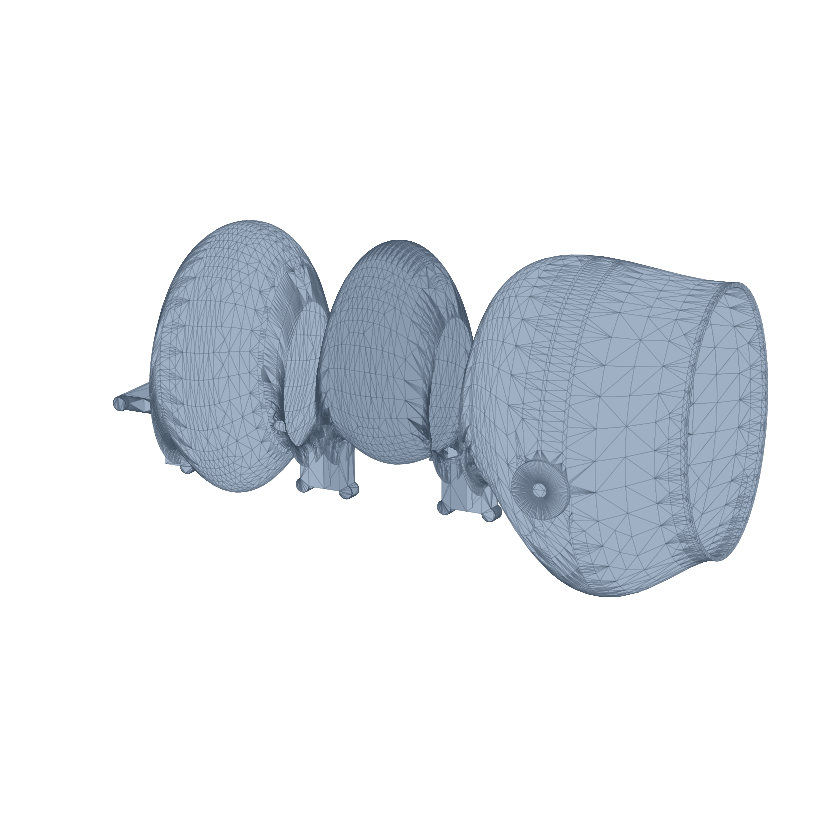

The script that saved this image:
# SPDX-License-Identifier: Apache-2.0
# Copyright 2026 Younghyeon Park
"""The whole trunk, motors distributed along it, in a cat's form (build123d).

⚠️ **This replaces the two-girdle architecture, and it had to.** `tomcat_girdle.py`
designed one girdle properly and the numbers said the concept does not close:

| | |
|---|---|
| girdle barrel, 6 motors clustered | 22.6 % packing |
| 18 motors + spools, solid | 636 cm³ |
| a cat-form trunk envelope | ~2100 cm³ |
| **those motors at 22.6 % packing** | **2813 cm³ — 134 % of the animal** |

Clustering into two lumps is what fails. A cat does not carry its muscle in two
boxes and neither can this: the motors go **along** the trunk, one row per rigid
body, and the packing doubles.

✅ **The row is a DIAMOND of four** -- one up, one down, one each side. That
shape suits a tall oval the way a square does not:

| section | envelope | packing in a 44.1 mm row |
|---|---|---|
| 4, diamond | **81.0 x 113.4 mm** | **44.5 %** |
| 3, symmetric triangle | 86.0 x 120.4 | 29.6 % |
| 2, over-under | 64.8 x 90.7 | 34.7 % |

Four is both *smaller* and *tighter* than three, which is not obvious and is why
the layout is solved rather than chosen.

⚠️ **A motor may not straddle a spine joint.** The trunk is four rigid bodies --
[rear girdle], [spine1], [spine2], [spine3 + front girdle] -- so the rows are
assigned per body, and `report()` checks that every motor lies inside one.

⚠️ Laying the motors fore-aft puts every spool on a bulkhead face, so a cable
reaching a lateral hip has to turn. ADR-0042/0083's wrap angles were computed for
upright motors and do not carry over.  `[owed]`
"""

from __future__ import annotations

import math
import os
import sys

import numpy as np
from build123d import Box, Compound, Cylinder, Ellipse, Plane, Pos, Rot, loft

HERE = os.path.dirname(os.path.abspath(__file__))
if HERE not in sys.path:
    sys.path.insert(0, HERE)
sys.path.insert(0, os.path.join(os.path.dirname(HERE), "..", "kinematics", "src"))

import tomcat_packaging as TP                                    # noqa: E402
import tomcat_leg_detail as LD                                   # noqa: E402
from tomcat_kin.params import DEFAULT_SPINE as SP                # noqa: E402

MM = 1000.0
R = TP.MOTOR_D / 2.0
CLR = 3.0
WALL = 1.2
BULKHEAD_T = 1.6
ASPECT = 1.40
TRACK = LD.TRACK_Y
HIP_BORE, HIP_OD, HIP_W = LD.BEARING["hip"]
BOSS_WALL = LD.BOSS_WALL
TONGUE_T = 6.0
ROW_L = TP.MOTOR_L + TP.SPOOL_L                     # 44.1 mm
Z0 = SP.girdle_offset_z * MM

#: Solved symmetric layouts: (centres, outer half-width) for a row of N.
#: `[derived: scratch solver, mirror-symmetric, minimal 1.40-aspect ellipse]`
#: ⚠️ **A girdle row has to split left/right; a spine row does not.** The
#: diamond is the tightest four (80.9 x 113.3) but two of its members sit on the
#: centreline, so it cannot be dealt three-and-three to the two legs it drives.
#: Girdle rows are mirrored PAIRS instead, which costs 8 % of section:
#:
#:     4 diamond          80.9 x 113.3   cannot split
#:     4 mirrored pairs   87.6 x 122.7   splits 2 + 2
#:     2 mirrored pair    81.0 x 113.4   splits 1 + 1
#:     2 over-under       64.8 x  90.7   cannot split -- the waist keeps it
ROWS = {
    "diamond4": ([(0.0, 35.1), (-20.2, 0.0), (20.2, 0.0), (0.0, -35.1)], 40.5),
    "pairs4":   ([(-20.2, 20.2), (20.2, 20.2),
                  (-20.2, -20.2), (20.2, -20.2)], 43.8),
    "pair2":    ([(-20.2, 0.0), (20.2, 0.0)], 40.5),
    "stack2":   ([(0.0, 20.3), (0.0, -20.3)], 32.4),
}

#: One row per rigid body, chest to tail. The **waist** is the two-motor row --
#: a cat is pinched between the ribcage and the pelvis, and that is where the
#: two motors that do not make a fourth diamond belong.
#: ⚠️ Rows are placed from each body's PROXIMAL joint, not centred on a
#: landmark. The first layout centred the rear row on x=0 -- which is the joint
#: -- so half of it sat in the next body, and put two rows 27.5 mm apart in one
#: body when a row is 44.1 long, so the motors interpenetrated. `report()`
#: checks both now.
_PAD = BULKHEAD_T + 0.5

#: The three spine joints, at the proximal end of each segment.
JOINT_X = (0.0, 75.0, 140.0)

#: ⚠️ **Two barrels butt-jointed cannot bend.** At the ROM ADR-0006 specifies
#: -- +/-25 deg dorsoventral, +/-15 lateral -- a flat end face closes on its
#: neighbour by `half_height * tan(25)`, which is **23-27 mm** at full section.
#: A cat solves it the way this does: the trunk necks down where it bends.
NECK = 0.52
#: Gap between two bodies at a joint, and how far the neck reaches either side.
JOINT_GAP = 14.0
NECK_SPAN = 15.0

#: Rows sit clear of the neck zones, one per rigid body except the chest.
#: ⚠️ Rows are CENTRED in their own rigid body. Measuring them from a joint
#: instead put a 44.1 mm row into a 51 mm body starting 32 mm in, and it hung out
#: the far end -- `report()` caught it, the render did not.
#: ⚠️ **A leg's motors must be on the leg's OWN rigid body.** The first
#: distribution allocated by VOLUME alone -- 4/4/2/8 -- and that is not a drive
#: train: the hind legs need six motors and their girdle had four, while a leg
#: cable spooled on any other body crosses a spine joint, so bending the spine
#: would drive the leg. `report()` checks the roles now.
#:
#: 12 leg motors on the two girdle bodies, 6 spine motors beside the joints they
#: drive: body 1 reaches joints 0 and 1, body 2 reaches joint 2.
LAYOUT = [
    # (name, body, x fraction in that body, layout, role)
    ("fore_a", 3, 1.00, "pairs4", "fore"),
    ("fore_b", 3, 0.00, "pair2", "fore"),
    ("spine_c", 2, 0.50, "stack2", "spine"),
    ("spine_b", 1, 0.50, "diamond4", "spine"),
    ("hind_a", 0, 1.00, "pairs4", "hind"),
    ("hind_b", 0, 0.00, "pair2", "hind"),
]

#: Rigid body extent along x. Each end retreats from its joint by half the gap.
#: ⚠️ The rear girdle now carries TWO rows, so it reaches further behind the
#: hip than a pelvis should. That is the cost of ADR-0006 rooting the spine
#: chain at the hip station: everything driving the hind legs has to live behind
#: x = 0. Moving the first joint forward -- the sacrum-into-the-pelvis fix
#: already named in `yoke()` -- is what shortens it.  `[owed]`
BODIES = {
    0: (-(NECK_SPAN + 2 * ROW_L + 4 * _PAD), -JOINT_GAP / 2),
    1: (JOINT_GAP / 2, 75.0 - JOINT_GAP / 2),
    2: (75.0 + JOINT_GAP / 2, 140.0 - JOINT_GAP / 2),
    3: (140.0 + JOINT_GAP / 2,
        140.0 + NECK_SPAN + 2 * ROW_L + 4 * _PAD),
}


def _row_x(body, frac):
    x0, x1 = BODIES[body]
    return x0 + ROW_L / 2 + _PAD + frac * max(
        (x1 - x0) - ROW_L - 2 * _PAD, 0.0)


def _rows():
    """(name, body, absolute x, motors) with the fractions resolved."""
    return [(nm, b, _row_x(b, f), n, r) for (nm, b, f, n, r) in LAYOUT]


def _hw(name):
    return ROWS[dict((n, k) for n, _b, _x, k, _r in _rows())[name]][1] + WALL


def _sections():
    """(x, half-width) control points, chest to tail, for the lofted skin.

    ✅ A **neck** at every joint. Without it the barrels cannot reach the ROM,
    and with it the waist lands where a cat's waist is.
    """
    pts = [(x, ROWS[n][1] + WALL) for (_nm, _b, x, n, _r) in _rows()]
    pts.sort()
    lo, hi = BODIES[0][0], BODIES[3][1]
    pts = [(lo, pts[0][1] * 0.86)] + pts + [(hi, pts[-1][1] * 0.90)]

    def lerp(x):
        for (a2_, ha), (b2_, hb) in zip(pts[:-1], pts[1:]):
            if a2_ - 1e-9 <= x <= b2_ + 1e-9:
                t = 0.0 if b2_ == a2_ else (x - a2_) / (b2_ - a2_)
                return ha + (hb - ha) * t
        return pts[-1][1]

    for jx in JOINT_X:
        for dx in (-NECK_SPAN, 0.0, NECK_SPAN):
            f = NECK if dx == 0.0 else 0.5 * (1.0 + NECK)
            pts.append((jx + dx, lerp(jx + dx) * f))
    pts.sort()
    return pts


#: ✅ **The DORSAL line, and it is what makes the silhouette a cat.**
#: Scaling both semi-axes together gives an hourglass -- the back caves in at the
#: waist exactly as much as the belly rises, which no animal does. A cat's back
#: runs on and its BELLY tucks up. So the section hangs from a fixed dorsal line
#: instead of being centred: `z_centre(x) = Z_DORSAL - half_height(x)`.
#: The chest half-height sets it, so the chest is unchanged and everything
#: narrower rides up.
Z_DORSAL = Z0 + 40.5 * ASPECT


def _row_hw_at(x):
    """Half-width interpolated over the ROW sections only, ignoring the necks.

    ⚠️ The centreline must not follow the neck. Hanging it from the dorsal line
    with the neck included pinched the section at the joint AND dropped its
    centre, so the belly leapt 62 mm at the waist. The body's mid-line runs
    smoothly through a joint; only its RADIUS pinches.
    """
    pts = [(x2, ROWS[n][1] + WALL) for (_nm, _b, x2, n, _r) in _rows()]
    pts.sort()
    lo, hi = BODIES[0][0], BODIES[3][1]
    pts = [(lo, pts[0][1] * 0.86)] + pts + [(hi, pts[-1][1] * 0.90)]
    for (a2_, ha), (b2_, hb) in zip(pts[:-1], pts[1:]):
        if a2_ - 1e-9 <= x <= b2_ + 1e-9:
            t = 0.0 if b2_ == a2_ else (x - a2_) / (b2_ - a2_)
            return ha + (hb - ha) * t
    return pts[-1][1]


def _pinch(x):
    """0 away from a joint, 1 at one -- how far the section has necked down."""
    best = 0.0
    for jx in JOINT_X:
        d = abs(x - jx)
        if d < NECK_SPAN:
            best = max(best, 1.0 - d / NECK_SPAN)
    return best


def _zc(x):
    """Vertical centre of the section at x.

    Away from a joint it hangs from the dorsal line, which is what tucks the
    belly up. ⚠️ **At a joint it blends to the SPINE AXIS**, because that is
    where the vertebra is. Necking about the barrel's own centreline instead
    lifted the belly to z = 0.3 mm at the waist -- the joint ended up level with
    the underside of the body, and the cross would have hung outside it.

    ✅ So the structure narrows to a bead on the spine at every joint and the
    silhouette is not continuous. It is not supposed to be: a cat's back runs
    smooth over vertebrae that do exactly this, and the skin is what carries the
    form.
    """
    f = _pinch(x)
    return (Z_DORSAL - _row_hw_at(x) * ASPECT) * (1.0 - f)


def _ell(x, hw):
    return Plane(origin=(x, 0, _zc(x)), z_dir=(1, 0, 0)) * Ellipse(hw * ASPECT, hw)


def _outer(body: int):
    """The solid barrel for one rigid body, before hollowing."""
    x0, x1 = BODIES[body]
    pts = _sections()
    inner_x = [x for (x, _h) in pts if x0 < x < x1]
    xs = [x0] + inner_x + [x1]
    return loft([_ell(x, _hw_at(x)) for x in xs])


def body_shell(body: int):
    """One rigid body's barrel, lofted through the sections it spans."""
    x0, x1 = BODIES[body]
    pts = _sections()
    inner_x = [x for (x, _h) in pts if x0 < x < x1]
    hollow = loft([_ell(x0 - 1, _hw_at(x0) - WALL)]
                  + [_ell(x, _hw_at(x) - WALL) for x in inner_x]
                  + [_ell(x1 + 1, _hw_at(x1) - WALL)])
    return _outer(body) - hollow


def motors(body: int):
    """(x, y, z, r) of every motor bore assigned to this rigid body."""
    out = []
    for (name, b, x, n, _r) in _rows():
        if b != body:
            continue
        for (y, z) in ROWS[n][0]:
            out.append((x, y, _zc(x) + z, R))
    return out


def _hw_at(x):
    """The shell's OUTER half-width at x, interpolated between the row sections."""
    pts = _sections()
    for (a, ha), (b, hb) in zip(pts[:-1], pts[1:]):
        if a - 1e-9 <= x <= b + 1e-9:
            t = 0.0 if b == a else (x - a) / (b - a)
            return ha + (hb - ha) * t
    return pts[-1][1]


def _bulkhead_x(body: int):
    """Where the bulkheads go, deduplicated.

    ⚠️ Two rows in one body put their facing bulkheads **1 mm apart** -- two
    full sections of material doing one job. Anything closer than a bulkhead
    thickness is one bulkhead.
    """
    x0, x1 = BODIES[body]
    xs = []
    for (_name, b, x, n, _r) in _rows():
        if b != body:
            continue
        for sx in (-1.0, 1.0):
            xb = x + sx * (ROW_L / 2 + BULKHEAD_T / 2)
            xs.append((min(max(xb, x0 + BULKHEAD_T), x1 - BULKHEAD_T), n))
    xs.sort()
    keep = []
    for (xb, n) in xs:
        if keep and abs(xb - keep[-1][0]) < 2 * BULKHEAD_T:
            continue
        keep.append((xb, n))
    return keep


#: Which girdle body drives which pair of legs.
LEG_BODY = {"hind": 0, "fore": 3}


def leg_spools(role: str, side: float):
    """The three spool centres driving ONE leg, as (x, y, z), hip/knee/ankle.

    ✅ This is what makes the drive train real rather than a volume argument.
    A girdle row is a set of mirrored PAIRS, so the six motors on a girdle deal
    three and three to the two legs it carries: `side > 0` takes the +y half.

    Ordered by height, dorsal first. The hip needs the longest cable and the
    largest arm (28 mm against the ankle's 14), so it takes the topmost spool
    and the ankle the lowest -- which is also the order the runs cross the leg.
    """
    body = LEG_BODY[role]
    out = []
    for (_nm, b, x, layout, r) in _rows():
        if b != body or r != role:
            continue
        for (y, z) in ROWS[layout][0]:
            if y * side > 0.0:
                out.append((x, y, _zc(x) + z))
    if len(out) != 3:
        raise ValueError("%s side %+.0f got %d spools, not 3"
                         % (role, side, len(out)))
    return sorted(out, key=lambda p: -p[2])


def bulkheads(body: int):
    """A full section behind each row -- what the motors bolt to and what ties
    the barrel across the span the hip bosses load.

    ✅ Cut as the INTERSECTION of the solid barrel with a slab, so a bulkhead
    is exactly the section at that station and cannot float. ⚠️ Sizing one from
    an interpolated half-width does not work: `loft` fits a surface through the
    control sections, it does not interpolate them linearly, so a bulkhead cut
    to the arithmetic mean sits inside the wall by a fraction of a millimetre and
    the body comes apart.
    """
    caps = []
    solid = _outer(body)
    for (xb, n) in _bulkhead_x(body):
        slab = Pos(xb, 0, Z_DORSAL) * Box(BULKHEAD_T, 400, 400)
        cap = solid & slab
        row = [r for (_nm, b, x, r, _ro) in _rows()
               if b == body and abs(x - xb) < ROW_L]
        for k in set(row):
            for (y, z) in ROWS[k][0]:
                cap -= (Pos(xb, y, _zc(xb) + z)
                        * (Rot(0, 90, 0)
                           * Cylinder(TP.SPOOL_D / 2 + 1.0, BULKHEAD_T + 4)))
        caps.append(cap)
    return caps


def _unused_bulkheads(body: int):
    x0, x1 = BODIES[body]
    caps = []
    for (name, b, x, n, _r) in _rows():
        if b != body:
            continue
        for sx in (-1.0, 1.0):
            xb = x + sx * (ROW_L / 2 + BULKHEAD_T / 2)
            xb = min(max(xb, x0 + BULKHEAD_T), x1 - BULKHEAD_T)
            # ⚠️ Sized to the SHELL's local inner surface, not to the row's own
            # section. The shell tapers between rows, so a bulkhead cut to the
            # row's width floats inside the barrel wherever the taper has moved
            # on -- which left the waist and the chest in three pieces each,
            # while rendering perfectly.
            hw = _hw_at(xb) - WALL / 2
            cap = loft([_ell(xb - BULKHEAD_T / 2, hw), _ell(xb + BULKHEAD_T / 2, hw)])
            for (y, z) in ROWS[n][0]:
                cap -= (Pos(xb, y, Z0 + z)
                        * (Rot(0, 90, 0)
                           * Cylinder(TP.SPOOL_D / 2 + 1.0, BULKHEAD_T + 4)))
            caps.append(cap)
    return caps


def hip_bosses(body: int):
    """Hips live on the two girdle bodies only."""
    if body not in (0, 3):
        return []
    x = 0.0 if body == 0 else 195.0
    out = []
    boss_r = HIP_OD / 2 + BOSS_WALL
    for side in (+1.0, -1.0):
        y_hip = side * TRACK
        # ⚠️ **The rear hip and the first spine joint are the same station.**
        # ADR-0006 roots the chain at the trunk origin and the hind legs mount
        # there too, so the boss lands exactly where the trunk necks down to
        # bend -- 21 mm of half-width instead of 41.7. Attaching it to the row's
        # width left it floating; attaching it to the LOCAL width makes it a
        # 27 mm cantilever off a pinched section.
        #
        # A cat does not do this: the sacrum is fused into the pelvis and the
        # first mobile lumbar joint sits well forward of the hip. Moving the
        # joint forward is a kinematics change (ADR-0006's segment lengths), so
        # it is named here rather than made.  `[owed]`
        xa = x + (-boss_r if body == 0 else 0.0)
        inner = _hw_at(xa) - WALL
        span = max(abs(y_hip) - inner, 1.0)
        # ⚠️ The REAR hip sits exactly on the first spine joint (x = 0), so a
        # boss centred there is half in the next rigid body. It reaches back
        # into its own girdle instead; the tongue stays at x = 0, where the
        # kinematics puts the hip.
        arm = Pos(xa, side * (inner + span / 2), 0) * Box(2 * boss_r, span,
                                                          2 * boss_r)
        axis = Plane(origin=(x, y_hip, 0), z_dir=(0, side, 0)).location
        lug = axis * (Cylinder(boss_r, TONGUE_T)
                      - Cylinder(HIP_BORE / 2, TONGUE_T + 2))
        out += [arm, lug]
    return out


#: Cross-joint hardware. Bore and pin follow the ankle bearing the leg already
#: specs, which is the smallest the project has qualified.
PIN_D = LD.BEARING["ankle"][0]
HUB_R = 6.0
YOKE_T = 3.0
#: Cable posts: the dorsoventral pair at ADR-0006's 30 mm arm and the lateral
#: pair at ADR-0009's 20 mm. ✅ These are a vertebra's spinous and transverse
#: processes, arrived at from the moment arms rather than from the anatomy.
POST_R = 3.0
DORSAL_ARM = float(SP.joint_moment_arm[0]) * MM
LATERAL_ARM = float(SP.lateral_moment_arm[0]) * MM


def yoke(jx: float, distal: bool):
    """The fork one body presents to the cross.

    ⚠️ **The spine joint sits at z = 0, the hip axis** -- where `mjcf_tendon`
    puts it -- not on the barrel's centreline. In an animal the vertebral column
    is DORSAL and the belly hangs from it; here it runs along the underside.
    Moving it is a kinematics change (it shifts every CoM and the sway lever), so
    the hardware is built where the model says and the conflict is named.
    `[owed]`

    The proximal fork straddles in z and carries the z pin, so it yaws; the
    distal fork straddles in y and carries the y pin, so it pitches. Two
    orthogonal pins through one hub is a Cardan joint, which is the 2 DOF
    ADR-0006 asks for and nothing more.
    """
    sgn = +1.0 if distal else -1.0
    reach = JOINT_GAP / 2 + HUB_R + 2.0
    arms = []
    off = HUB_R + YOKE_T / 2 + 0.4
    for s in (-1.0, +1.0):
        c = (0.0, s * off, 0.0) if distal else (0.0, 0.0, s * off)
        size = ((reach, YOKE_T, 2 * HUB_R) if distal
                else (reach, 2 * HUB_R, YOKE_T))
        arm = Pos(jx + sgn * reach / 2, c[1], c[2]) * Box(*size)
        arms.append(arm)
    fork = arms[0] + arms[1]
    axis = (Rot(90, 0, 0) if distal else Rot(0, 0, 0))
    return fork - (Pos(jx, 0, 0) * (axis * Cylinder(PIN_D / 2, 4 * off)))


def cross(jx: float):
    """The centre piece: a hub with two orthogonal pins."""
    off = HUB_R + YOKE_T / 2 + 0.4
    hub = Pos(jx, 0, 0) * Box(2 * HUB_R, 2 * HUB_R, 2 * HUB_R)
    pin_y = Pos(jx, 0, 0) * (Rot(90, 0, 0) * Cylinder(PIN_D / 2 - 0.05,
                                                      2 * (off + YOKE_T)))
    pin_z = Pos(jx, 0, 0) * Cylinder(PIN_D / 2 - 0.05, 2 * (off + YOKE_T))
    return hub + pin_y + pin_z


def processes(jx: float, distal: bool):
    """Spinous and transverse posts, where the spine cables get their arm."""
    sgn = +1.0 if distal else -1.0
    x = jx + sgn * (JOINT_GAP / 2 + POST_R)
    out = []
    # ⚠️ The stem used to end exactly ON the body's end face. Coplanar faces are
    # the classic OCC boolean failure and it did not error -- it returned a shape
    # whose volume had collapsed from 37,293 to 509 mm3, and only `report()`'s
    # solid count and the volume column showed it. The stem reaches 4 mm INTO
    # the body now, so the faces cross instead of touching.
    BITE = 4.0
    for (y, z) in ((0.0, DORSAL_ARM), (0.0, -DORSAL_ARM),
                   (LATERAL_ARM, 0.0), (-LATERAL_ARM, 0.0)):
        stem = Pos(jx + sgn * (JOINT_GAP / 4 + BITE / 2), y * 0.5, z * 0.5) * Box(
            JOINT_GAP / 2 + BITE, max(2 * POST_R, abs(y)),
            max(2 * POST_R, abs(z)))
        post = Pos(x, y, z) * (Rot(90, 0, 0) * Cylinder(POST_R, 2 * POST_R))
        out += [stem, post]
    return out


def joint_parts(body: int):
    """Yokes and processes belonging to this rigid body."""
    x0, x1 = BODIES[body]
    out = []
    for jx in JOINT_X:
        if abs(jx - x1) < JOINT_GAP:            # this body is PROXIMAL to it
            out.append(yoke(jx, distal=False))
            out += processes(jx, distal=False)
        if abs(jx - x0) < JOINT_GAP:            # this body is DISTAL to it
            out.append(yoke(jx, distal=True))
            out += processes(jx, distal=True)
    return out


def rigid_body(body: int):
    g = body_shell(body)
    for c in bulkheads(body):
        g += c
    for h in hip_bosses(body):
        g += h
    for j in joint_parts(body):
        g += j
    return g


def trunk():
    return Compound([rigid_body(b) for b in sorted(BODIES)])


def report():
    mot = math.pi * R * R * TP.MOTOR_L + math.pi * (TP.SPOOL_D / 2) ** 2 * TP.SPOOL_L
    total_v = 0.0
    print("%-14s %6s %5s %9s %8s %9s" % ("rigid body", "x span", "mot",
                                         "vol cm3", "solids", "nylonCF"))
    ok = True
    for b in sorted(BODIES):
        g = rigid_body(b)
        sol = g.solids()
        v = sum(s.volume for s in sol)
        total_v += v
        n = len(motors(b))
        x0, x1 = BODIES[b]
        if len(sol) != 1:
            ok = False
        print("%-14s %6s %5d %9.1f %8s %9.1f g"
              % ("body %d" % b, "%.0f-%.0f" % (x0, x1), n, v / 1000.0,
                 "%d %s" % (len(sol), "" if len(sol) == 1 else "***"),
                 v * 1.2e-3))
    # every motor must lie inside its own body
    for b in sorted(BODIES):
        x0, x1 = BODIES[b]
        for (x, _y, _z, _r) in motors(b):
            if not (x0 - 1e-6 <= x - ROW_L / 2 and x + ROW_L / 2 <= x1 + 1e-6):
                print("  *** a motor at x=%.1f straddles body %d (%.0f..%.0f)"
                      % (x, b, x0, x1))
                ok = False

    # ⚠️ no two motors may interpenetrate
    allm = [(x, y, z) for b in BODIES for (x, y, z, _r) in motors(b)]
    for i in range(len(allm)):
        for j in range(i + 1, len(allm)):
            xi, yi, zi = allm[i]
            xj, yj, zj = allm[j]
            if abs(xi - xj) < ROW_L - 1e-6 and math.hypot(yi - yj, zi - zj) < 2 * R:
                print("  *** motors overlap: (%.0f,%.0f,%.0f) and (%.0f,%.0f,%.0f)"
                      % (xi, yi, zi, xj, yj, zj))
                ok = False

    # ⚠️ **The drive-train check, which volume alone cannot make.** A leg's
    # motors have to sit on the body that leg hangs from; anywhere else the cable
    # crosses a spine joint, so bending the spine drives the leg. A spine motor
    # has to be beside the joint it drives, for the same reason.
    GIRDLE = {"hind": 0, "fore": 3}
    per_role = {}
    for (_nm, b, _x, n, role) in _rows():
        per_role.setdefault(role, []).append((b, n))
    for role, want_body in GIRDLE.items():
        got = sum(len(ROWS[n][0]) for (b, n) in per_role.get(role, [])
                  if b == want_body)
        stray = sum(len(ROWS[n][0]) for (b, n) in per_role.get(role, [])
                    if b != want_body)
        note = "" if got >= 6 else "   *** needs 6, two legs x three"
        print("  %-5s legs: %d motors on body %d%s" % (role, got, want_body, note))
        if got < 6 or stray:
            ok = False
        if stray:
            print("      *** %d on another body -- the cable would cross a "
                  "spine joint" % stray)
    n_spine = sum(len(ROWS[n][0]) for (_b, n) in per_role.get("spine", []))
    print("  spine: %d motors on bodies %s"
          % (n_spine, sorted(b for (b, _n) in per_role.get("spine", []))))
    if n_spine != 6:
        print("      *** ADR-0006 needs six, three joints x two DOF")
        ok = False

    n_mot = sum(len(motors(b)) for b in BODIES)
    lo, hi = BODIES[0][0], BODIES[3][1]
    pts = _sections()
    xs = np.linspace(lo, hi, 400)

    def hw_at(x):
        for (a, ha), (b2, hb) in zip(pts[:-1], pts[1:]):
            if a - 1e-9 <= x <= b2 + 1e-9:
                t = 0.0 if b2 == a else (x - a) / (b2 - a)
                return ha + (hb - ha) * t
        return pts[-1][1]

    env = sum(math.pi * hw_at(x) * hw_at(x) * ASPECT for x in xs) * (hi - lo) / len(xs)
    dorsal = [Z_DORSAL for x in xs]
    belly = [_zc(x) - hw_at(x) * ASPECT for x in xs]
    print()
    print("  dorsal line      flat at z = %.1f mm above the hip axis" % Z_DORSAL)
    print("  belly            %.1f mm at the chest -> %.1f at the waist  (tuck-up %.1f)"
          % (min(belly), max(belly), max(belly) - min(belly)))
    print("  motors           %d of 18" % n_mot)
    print("  trunk length     %.0f mm   chest %.1f w x %.1f h   waist %.1f x %.1f"
          % (hi - lo, 2 * _hw("fore_a"), 2 * _hw("fore_a") * ASPECT,
             2 * _hw("spine_c"), 2 * _hw("spine_c") * ASPECT))
    print("  envelope         %.0f cm3" % (env / 1000.0))
    print("  motors solid     %.0f cm3 = %.1f %% of the envelope"
          % (n_mot * mot / 1000.0, 100 * n_mot * mot / env))
    print("  structure        %.0f cm3 -> %.0f g nylon-CF"
          % (total_v / 1000.0, total_v * 1.2e-3))
    print("  %s" % ("all bodies are one part each" if ok else "*** SEE ABOVE ***"))
    return ok


def render_png(g, path, elev=16, azim=-62):
    import matplotlib
    matplotlib.use("Agg")
    import matplotlib.pyplot as plt
    from mpl_toolkits.mplot3d.art3d import Poly3DCollection

    fig = plt.figure(figsize=(12, 6))
    ax = fig.add_subplot(111, projection="3d")
    # ⚠️ **Some faces are valid and will not mesh.** Bodies 1 and 3 each carry a
    # planar face of ~120-185 mm2 that OCC refuses to triangulate at any
    # tolerance, though `is_valid` is True and `clean()` changes nothing. They
    # come off the boolean where a flat stem meets the curved barrel. Rendering
    # face by face and COUNTING the skips is honest; tessellating the whole body
    # raised an AttributeError and drew nothing. The same faces will fail an STL
    # export.  `[owed]`
    skipped = 0
    for i, s in enumerate(g if isinstance(g, list) else [g]):
        for f in s.faces():
            try:
                verts, tris = f.tessellate(0.3)
            except Exception:
                skipped += 1
                continue
            V = np.array([[v.X, v.Y, v.Z] for v in verts])
            coll = Poly3DCollection(V[np.array(tris)],
                                    facecolor=["#8a9bb0", "#9fb0c4"][i % 2],
                                    edgecolor="#3c4a5a", linewidth=0.08)
            coll.set_zsort("average")
            ax.add_collection3d(coll)
    if skipped:
        print("  *** " + str(skipped)
              + " face(s) would not mesh and are missing from the render")
    whole = Compound(g if isinstance(g, list) else [g])
    bb = whole.bounding_box()
    ax.set_xlim(bb.min.X - 5, bb.max.X + 5)
    ax.set_ylim(bb.min.Y - 5, bb.max.Y + 5)
    ax.set_zlim(bb.min.Z - 5, bb.max.Z + 5)
    ax.set_box_aspect((bb.size.X, bb.size.Y, bb.size.Z))
    ax.view_init(elev=elev, azim=azim)
    ax.set_axis_off()
    fig.tight_layout()
    fig.savefig(path, dpi=140, bbox_inches="tight", facecolor="white")
    plt.close(fig)
    print("wrote", path)


if __name__ == "__main__":
    report()
    parts = [rigid_body(b) for b in sorted(BODIES)]
    render_png(parts, os.path.join(HERE, "tomcat_trunk.png"))
    render_png(parts, os.path.join(HERE, "tomcat_trunk_side.png"), elev=2, azim=-90)
